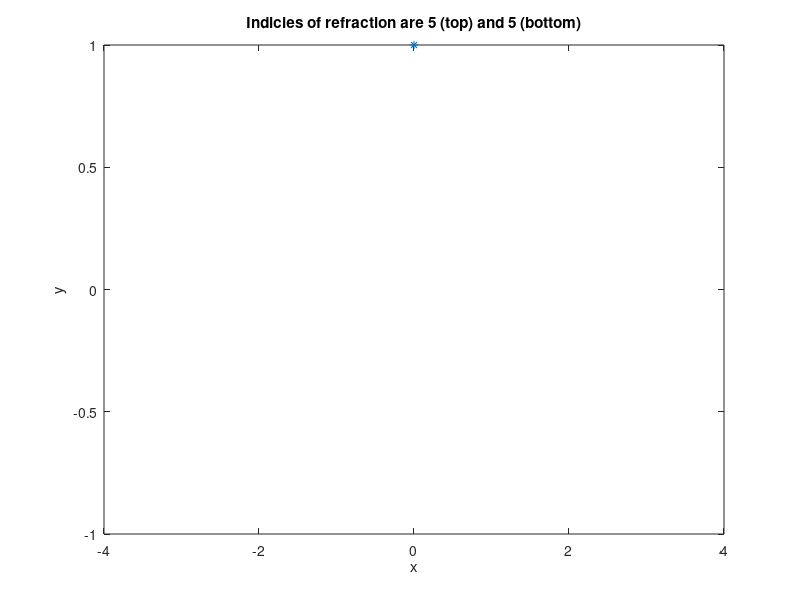

MATLAB code for this plot: (Note: this script raises an error after producing the figure.)
% refract - Program to compute refraction at a plane surface
clear all;

% Initialize variables 
x0 = 0.0;  y0 = 1.0;   % Position of light source
y1 = 0.0;              % Y-coordinate of first surface
x1Max = 2.0;           % Max value for x1
y2 = -1.0;             % Y-coordinate of bottom of figure
fprintf('Enter the index of refraction for each surface \n');
nIndexI = input('Incident:   ');
nIndexR = input('Refracting: ');

% Initialize plot
clf;  figure(gcf);    
xSurface = [-2*x1Max, 2*x1Max];
ySurface = [y1 y1];
plot(x0,y0,'*')     % the point source
axis([xSurface(1), xSurface(2), y2, y0]);
xlabel('x');  ylabel('y');
title(sprintf('Indicies of refraction are %g (top) and %g (bottom)', ...
                                       nIndexI,nIndexR));
hold on; 
plot(xSurface,ySurface,'r--','EraseMode','none');  % draw surface
drawnow;

% Loop over the number of rays to draw
NRays = 20;            % Number of rays to draw
for iRay=1:NRays

  % First point of ray is at light source
  xRay(1) = x0;  yRay(1) = y0;       
  
  % Second point of ray is on the surface
  x1 = -x1Max + (iRay-1)/(NRays-1)*(2*x1Max);
  xRay(2) = x1;  yRay(2) = y1;       
  
  % Compute location of third point using Snell's law
  ThetaI = atan( (x0-x1)/(y0-y1) );   % Incident angle
  % Refraction angle (Snell's law)
  ThetaR = asin( nIndexI/nIndexR * sin(ThetaI) );
  x2 = (y2-y1)*tan(ThetaR) + x1;
  
  % Third point
  xRay(3) = x2;  yRay(3) = y2;        
  
  % Plot the ray using the three points
  plot(xRay,yRay,'-','EraseMode','none');
  drawnow;
  
end
hold off;